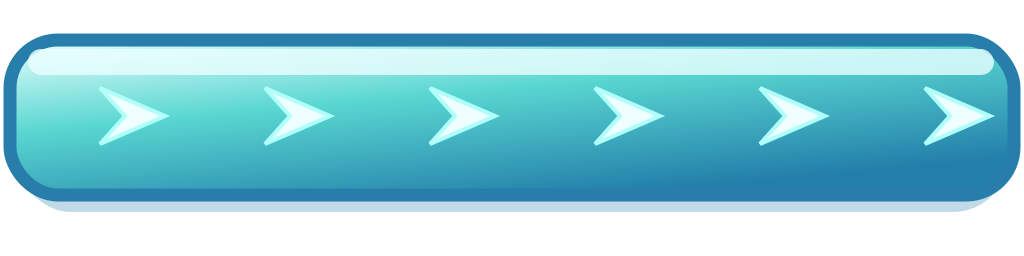
#> input picture bes-saniyelik-dunya/art_input/duzeltilmis/boost.png, 1024 x 256 px; its folder holds only this picture in this run
$ python -i user_art.py   (imports and definitions only)
#> lines starting #> are read from the running program, lines starting #| are printed output that depends on the picture; after the words box and inside, x2 and y2 are one past the last pixel; in counts of white or black regions, pixels touching at a corner belong together
#> further down, picture is the input picture: PIL image 1024x256 RGBA; mean R, G, B, A 62.8, 124.1, 136.3, 166.2
"""Kullanıcının ürettiği görselleri (art_input/) oyuna hazır hale getirir.

- Beyaz arka plan artıklarını temizler, zemin üst karolarının üstünü şeffaf yapar
- Karo kenarlarını dikişsiz birleştirir (çapraz geçiş)
- Şeffaf olmayan paralaks katmanlarının üstünü gökyüzüne eritir
- Karakter karelerini kırpar, ayak çizgisine hizalar ve bütün görünümleri aynı boya getirir
- Süsleri ayırır ve tutarlı dünya ölçeğine getirir
Bu modül gen_art.py tarafından kullanılır; tek başına çalışmaz.
"""
import os, glob
import numpy as np
from PIL import Image, ImageFilter

SRC = None  # art_input klasörü
_files = {}


# [14 lines left out: function init, not called in this run]


def has(name):
    return name in _files


def load(name):
    return Image.open(_files[name]).convert('RGBA')


# ------------------------------------------------------------------ yardımcılar
def arr(im):
    return np.asarray(im).astype(np.float32)


def img(a):
    return Image.fromarray(np.clip(a, 0, 255).astype(np.uint8), 'RGBA')


# [60 lines left out: functions clean_white, _flood, _flood_iter, trim, not called in this run]


def remove_thin(im, k=9):
    """Kalınlığı k pikselden az olan çizgileri (kaynak görseldeki kırpma çerçevesi vb.) siler; ana nesnenin kenarları korunur."""
#> called with k = 9
    a = im.getchannel('A')
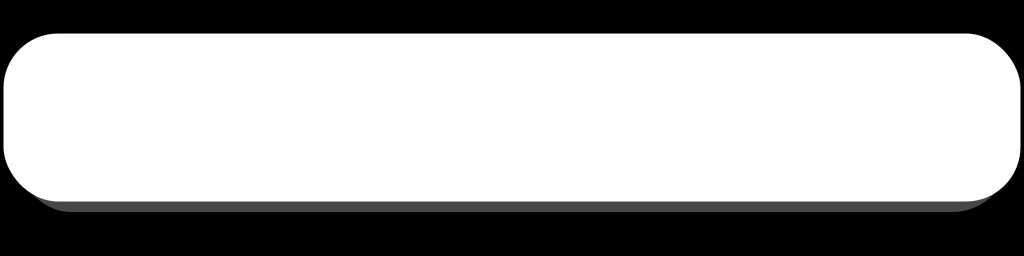
#> a: PIL image 1024x256 L; min 0, max 255, mean 166.2
    mask = a.point(lambda v: 255 if v > 30 else 0)
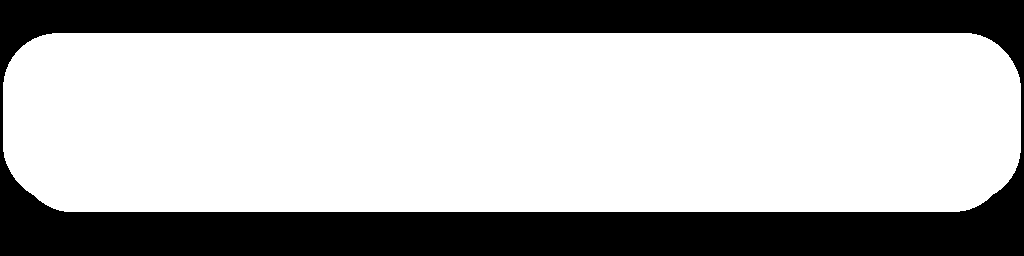
#> mask: PIL image 1024x256 L; 68.1% white; 1 black region, box (x1, y1, x2, y2) and area: (0, 0, 1024, 256) 83561
    opened = mask.filter(ImageFilter.MinFilter(k)).filter(ImageFilter.MaxFilter(k))
    keep = opened.filter(ImageFilter.MaxFilter(5))
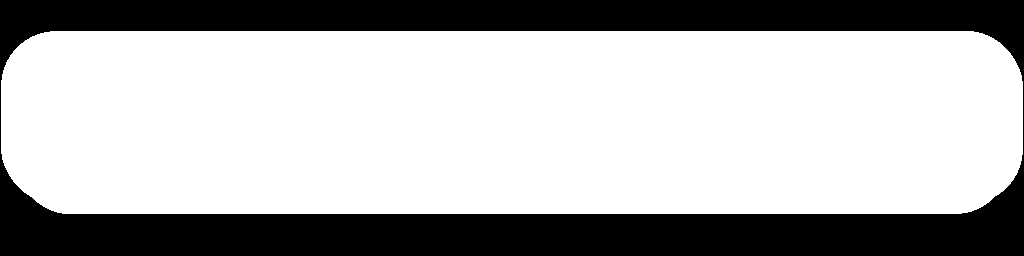
#> keep: PIL image 1024x256 L; 70% white; 1 black region, box (x1, y1, x2, y2) and area: (0, 0, 1024, 256) 78757
    na = np.minimum(np.asarray(a), np.asarray(keep))
    out = im.copy()
    out.putalpha(Image.fromarray(na.astype(np.uint8)))
    return out


# [20 lines left out: function trim_main, not called in this run]


def fit_h(im, h):
    s = h / im.height
    return im.resize((max(1, int(im.width * s)), int(h)), Image.LANCZOS)


def fit_w(im, w):
    s = w / im.width
    return im.resize((int(w), max(1, int(im.height * s))), Image.LANCZOS)


# [94 lines left out: functions crop_white_borders, fix_dark_lines, seam_h, seam_v, strip_top_whites, ground_top, not called in this run]


# Gökyüzüne çok yakın renkteki zemin karoları (ör. 2. harita) için ton: doku korunur, gövde koyulaştırılır.
TILE_TONE = {2: (0.62, 0.66, 0.92)}


# [166 lines left out: functions tone_tile, cloud_rim, ground_fill, platform_parts, decor_props, sky and 1 more, not called in this run]


# ------------------------------------------------------------------ karakterler
HERO_FRAME_H = 200  # kaynak kare çözünürlüğüne yakın: telefonda küçültülerek (keskin) çizilir  # bekleme karesi hedef yüksekliği (piksel)


# [138 lines left out: functions _remove_ground_shadow, _bbox, _body_anchor_x, hero_frames, obj, outline and 2 more, not called in this run]


def hazard(name, max_side, px=4):
    im = obj(name, max_side)
    return None if im is None else outline(recolor_danger(im), px)


# [45 lines left out: functions outlined, ui_plain, coin_frames, button_patch, panel_patch, not called in this run]

>>> from PIL import Image
>>> picture = Image.open('../../art_input/duzeltilmis/boost.png')
>>> result = remove_thin(picture)
